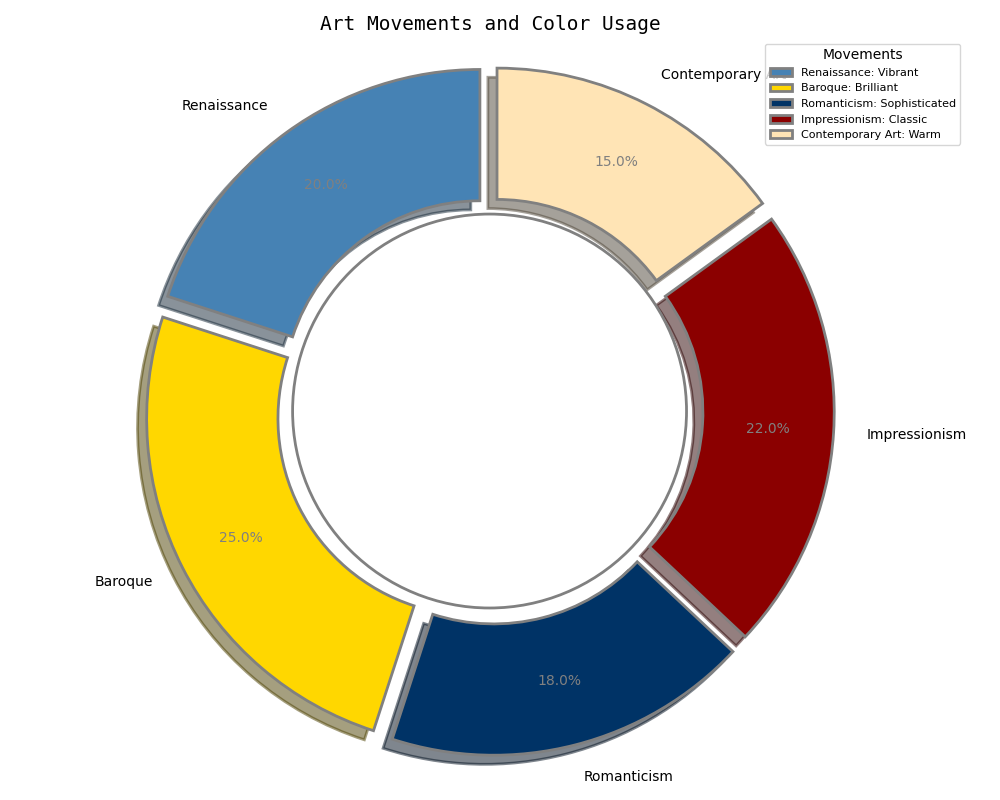

Write the Python code that produced this figure.
import matplotlib.pyplot as plt
import numpy as np

art_movements = ['Renaissance', 'Baroque', 'Romanticism', 'Impressionism', 'Contemporary Art']
color_usage = [20, 25, 18, 22, 15]

colors = ['#4682B4', '#FFD700', '#003366', '#8B0000', '#FFE4B5']
patterns = ['o', '.', '-', '+', '/']

fig, ax = plt.subplots(figsize=(10, 8))
wedges, texts, autotexts = ax.pie(
    color_usage, 
    labels=art_movements, 
    autopct='%1.1f%%',
    startangle=90, 
    colors=colors, 
    pctdistance=0.8,
    wedgeprops=dict(width=0.4, edgecolor='gray', linestyle='-', hatch=patterns, linewidth=2),
    shadow=True, 
    explode=(0.05,) * len(art_movements)
)

plt.setp(autotexts, size=10, weight='normal', color='gray')
plt.setp(texts, size=10, style='normal')

plt.title("Art Movements and Color Usage", fontsize=14, family='monospace')

centre_circle = plt.Circle((0, 0), 0.6, fc='white', edgecolor='gray', lw=2)
fig.gca().add_artist(centre_circle)

ax.axis('equal')

legend_labels = [f'{movement}: {color}' for movement, color in zip(art_movements, ['Vibrant', 'Brilliant', 'Sophisticated', 'Classic', 'Warm'])]
ax.legend(
    wedges, legend_labels, 
    title="Movements", 
    loc="upper right", 
    bbox_to_anchor=(1, 1), 
    fontsize=8
)

plt.tight_layout()

plt.show()
